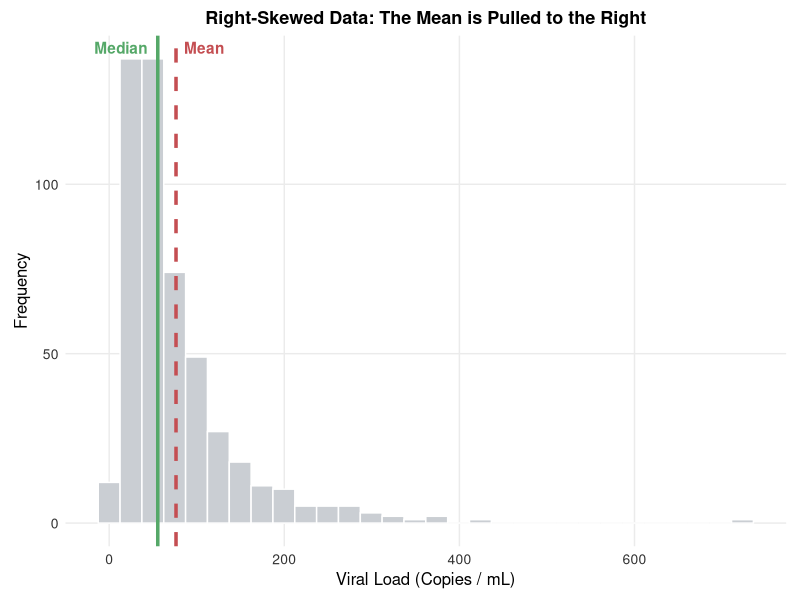
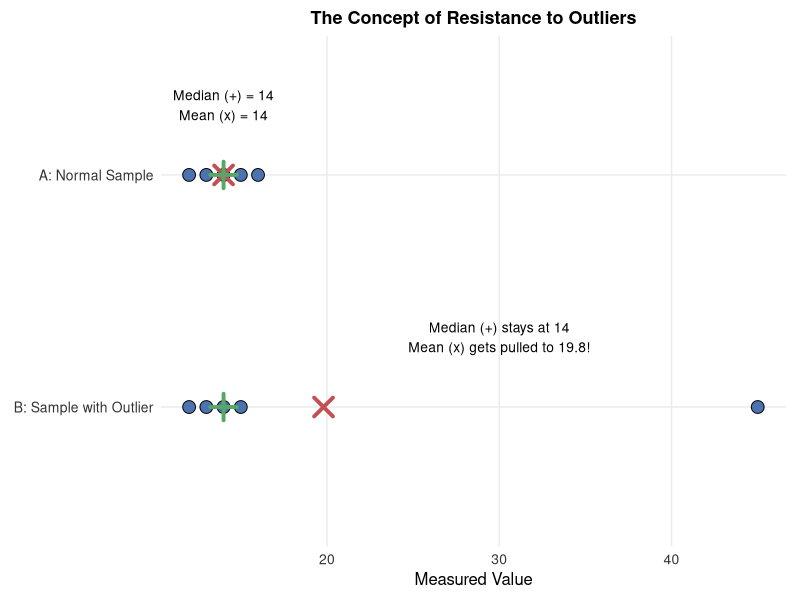
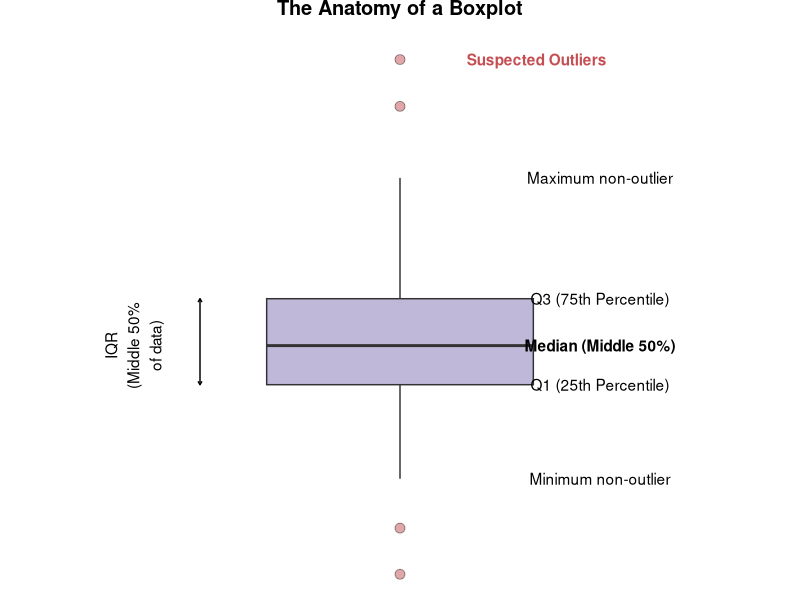
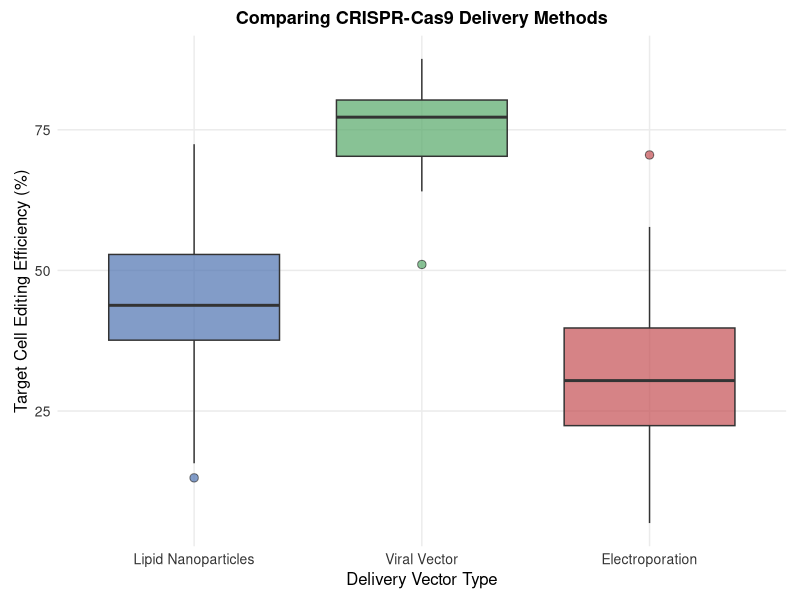
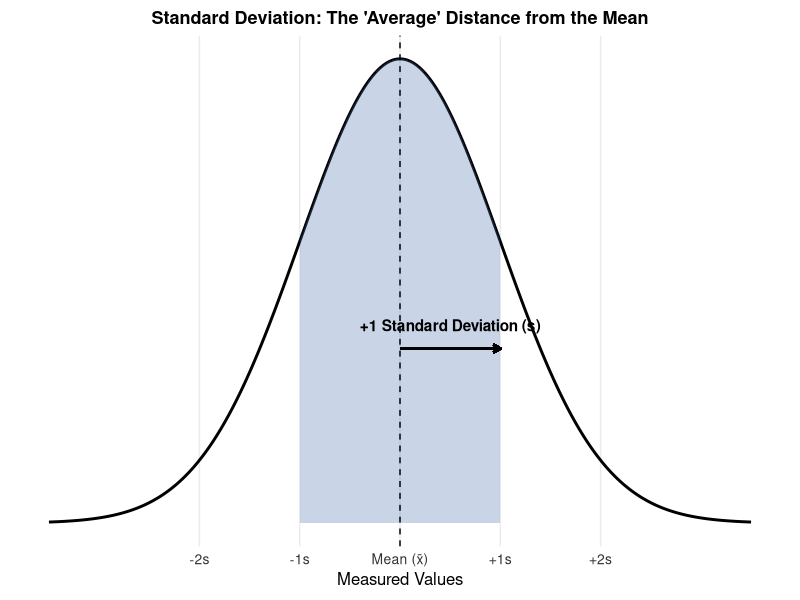

Reproduce these figures in R, in order.
## ---- chunk 1
knitr::opts_chunk$set(
  echo = FALSE,
  warning = FALSE,
  message = FALSE,
  error = FALSE
)

required_packages <- c("ggplot2", "gridExtra", "dplyr", "tidyr")
missing_packages <- required_packages[
  !vapply(required_packages, requireNamespace, logical(1), quietly = TRUE)
]

if (length(missing_packages) > 0) {
  stop(
    "Install the following R packages before knitting: ",
    paste(missing_packages, collapse = ", ")
  )
}

suppressPackageStartupMessages({
  library(ggplot2)
  library(gridExtra)
  library(dplyr)
  library(tidyr)
})

set.seed(123) # Set seed for reproducible figures

# Shared publication-style theme and colour palette.
lecture_theme <- theme_minimal(base_size = 11) +
  theme(
    plot.title = element_text(size = 13, face = "bold", hjust = 0.5),
    axis.title = element_text(size = 12),
    axis.text = element_text(size = 10, colour = "#333333"),
    panel.grid.minor = element_blank(),
    plot.background = element_rect(fill = "white", colour = NA),
    panel.background = element_rect(fill = "white", colour = NA),
    plot.margin = margin(8, 10, 8, 10)
  )

palette_main <- c("#4C72B0", "#55A868", "#C44E52", "#8172B2", "#CCB974")

save_plot <- function(filename, plot, width, height) {
  ggsave(
    filename = filename,
    plot = plot,
    width = width,
    height = height,
    units = "in",
    dpi = 300,
    bg = "white"
  )
}

# =============================================================
# 1. Mean vs Median: Skewed Distribution (Viral Load)
# =============================================================
viral_load <- rlnorm(500, meanlog = 4, sdlog = 0.8)
viral_df <- data.frame(load = viral_load)
v_mean <- mean(viral_load)
v_median <- median(viral_load)

p_skewed <- ggplot(viral_df, aes(x = load)) +
  geom_histogram(bins = 30, fill = "#caced3", colour = "white") +
  geom_vline(xintercept = v_median, colour = palette_main[2], size = 1.2, linetype = "solid") +
  geom_vline(xintercept = v_mean, colour = palette_main[3], size = 1.2, linetype = "dashed") +
  annotate("text", x = v_median, y = Inf, label = "Median", colour = palette_main[2], vjust = 1.5, hjust = 1.2, fontface="bold") +
  annotate("text", x = v_mean, y = Inf, label = "Mean", colour = palette_main[3], vjust = 1.5, hjust = -0.2, fontface="bold") +
  labs(
    title = "Right-Skewed Data: The Mean is Pulled to the Right",
    x = "Viral Load (Copies / mL)",
    y = "Frequency"
  ) +
  lecture_theme

save_plot("fig_ch2_skewed_mean_median.png", p_skewed, width = 6, height = 4)


# =============================================================
# 2. Resistance to Outliers: Small Dotplot Example
# =============================================================
base_data <- c(12, 13, 14, 15, 16)
outlier_data <- c(12, 13, 14, 15, 45)

df_resist <- data.frame(
  Value = c(base_data, outlier_data),
  Group = factor(rep(c("A: Normal Sample", "B: Sample with Outlier"), each = 5))
)

means <- df_resist %>% group_by(Group) %>% summarize(m = mean(Value))
medians <- df_resist %>% group_by(Group) %>% summarize(m = median(Value))

p_resist <- ggplot(df_resist, aes(x = Value, y = Group)) +
  geom_point(size = 4, fill = palette_main[1], colour = "black", shape = 21) +
  geom_point(data = means, aes(x = m, y = Group), shape = 4, size = 5, colour = palette_main[3], stroke = 2) +
  geom_point(data = medians, aes(x = m, y = Group), shape = 3, size = 5, colour = palette_main[2], stroke = 2) +
  scale_y_discrete(limits = rev) +
  annotate("text", x = 14, y = 2.3, label = "Median (+) = 14\nMean (x) = 14", size=3.5) +
  annotate("text", x = 30, y = 1.3, label = "Median (+) stays at 14\nMean (x) gets pulled to 19.8!", size=3.5) +
  labs(
    title = "The Concept of Resistance to Outliers",
    x = "Measured Value",
    y = NULL
  ) +
  lecture_theme

save_plot("fig_ch2_resistance.png", p_resist, width = 7, height = 3.5)


# =============================================================
# 3. Anatomy of a Boxplot
# =============================================================
box_data <- rnorm(100, mean = 50, sd = 10)
# Force a couple of outliers
box_data <- c(box_data, 15, 85, 92)
box_df <- data.frame(y = box_data, x = factor("A"))

# Calculate 5-number summary
stats <- boxplot.stats(box_df$y)$stats

p_box_anatomy <- ggplot(box_df, aes(x = x, y = y)) +
  geom_boxplot(width = 0.4, fill = palette_main[4], alpha = 0.5, outlier.shape = 21, outlier.size = 3, outlier.fill = palette_main[3]) +
  annotate("text", x = 1.3, y = stats[3], label = "Median (Middle 50%)", fontface="bold") +
  annotate("text", x = 1.3, y = stats[4], label = "Q3 (75th Percentile)") +
  annotate("text", x = 1.3, y = stats[2], label = "Q1 (25th Percentile)") +
  annotate("text", x = 1.3, y = stats[5], label = "Maximum non-outlier") +
  annotate("text", x = 1.3, y = stats[1], label = "Minimum non-outlier") +
  annotate("text", x = 1.1, y = 92, label = "Suspected Outliers", colour = palette_main[3], fontface="bold", hjust=0) +
  annotate("segment", x = 0.7, xend = 0.7, y = stats[2], yend = stats[4], 
           arrow = arrow(ends = "both", length = unit(0.1, "cm"))) +
  annotate("text", x = 0.6, y = stats[3], label = "IQR\n(Middle 50%\nof data)", angle=90) +
  theme_void(base_size = 12) +
  labs(title = "The Anatomy of a Boxplot") +
  theme(plot.title = element_text(face = "bold", hjust = 0.5, margin = margin(b=10)))

save_plot("fig_ch2_boxplot_anatomy.png", p_box_anatomy, width = 6, height = 5)


# =============================================================
# 4. Side-by-Side Boxplots (CRISPR Efficiency)
# =============================================================
set.seed(42)
crispr_df <- data.frame(
  Method = factor(rep(c("Lipid Nanoparticles", "Viral Vector", "Electroporation"), each = 40),
                  levels = c("Lipid Nanoparticles", "Viral Vector", "Electroporation")),
  Efficiency = c(rnorm(40, 45, 12), rnorm(40, 75, 8), rnorm(40, 30, 15))
)
# Ensure no values outside 0-100
crispr_df$Efficiency <- pmax(0, pmin(100, crispr_df$Efficiency))

p_side_box <- ggplot(crispr_df, aes(x = Method, y = Efficiency, fill = Method)) +
  geom_boxplot(alpha = 0.7, outlier.shape = 21, outlier.size = 2.5) +
  scale_fill_manual(values = palette_main[1:3]) +
  labs(
    title = "Comparing CRISPR-Cas9 Delivery Methods",
    x = "Delivery Vector Type",
    y = "Target Cell Editing Efficiency (%)"
  ) +
  lecture_theme +
  theme(legend.position = "none")

save_plot("fig_ch2_side_by_side_boxplots.png", p_side_box, width = 7, height = 4)


# =============================================================
# 5. Understanding Standard Deviation
# =============================================================
x_val <- seq(-3.5, 3.5, length.out = 1000)
y_val <- dnorm(x_val)
sd_df <- data.frame(x = x_val, y = y_val)

p_sd <- ggplot(sd_df, aes(x = x, y = y)) +
  geom_line(size = 1) +
  geom_area(data = subset(sd_df, x >= -1 & x <= 1), fill = palette_main[1], alpha = 0.3) +
  geom_vline(xintercept = 0, linetype = "dashed") +
  geom_segment(aes(x = 0, y = 0.15, xend = 1, yend = 0.15), arrow = arrow(length = unit(0.2, "cm")), size=0.8, colour="black") +
  annotate("text", x = 0.5, y = 0.17, label = "+1 Standard Deviation (s)", fontface="bold") +
  scale_x_continuous(breaks = c(-2, -1, 0, 1, 2), labels = c( "-2s", "-1s", "Mean (x̄)", "+1s", "+2s")) +
  scale_y_continuous(breaks = NULL) +
  labs(
    title = "Standard Deviation: The 'Average' Distance from the Mean",
    x = "Measured Values",
    y = NULL
  ) +
  lecture_theme

save_plot("fig_ch2_standard_deviation.png", p_sd, width = 6, height = 3.5)
## ---- chunk 2
# Create a vector of the 15 pine needle lengths
aleppo_needles <- c(7.2, 7.6, 8.5, 8.5, 8.7, 9.0, 9.0, 9.3, 9.4, 9.4, 10.2, 10.9, 11.3, 12.1, 12.8)
                    
# Calculate the mean
mean(aleppo_needles)                    
## ---- chunk 3
# Using our aleppo_needles vector from earlier
median(aleppo_needles)
## ---- chunk 4
# Create a vector of the 18 Torrey pine needle lengths
torrey_needles <- c(21.2, 21.6, 21.7, 23.1, 23.7, 24.2, 24.2, 25.5, 26.6, 
                    26.8, 28.9, 29.0, 29.7, 29.7, 30.2, 32.5, 33.7, 33.7)

# Calculate the median
median(torrey_needles)
## ---- chunk 5
# The summary() function gives the min, Q1, median, mean, Q3, and max all at once.

# Aleppo pines (Odd n)
summary(aleppo_needles)
## ---- chunk 6
# Torrey pines (Even n)
summary(torrey_needles)
## ---- chunk 7
IQR(aleppo_needles)

IQR(torrey_needles)
## ---- chunk 8
# Sample vector of needle lengths with an added extreme value (15.8)
data <- c(7.2, 7.6, 8.5, 8.5, 8.7, 9.0, 9.0, 9.3, 9.4, 9.4, 10.2, 10.9, 11.3, 12.1, 15.8)

# 1. Calculate Q1, Q3, and IQR
q1 <- quantile(data, 0.25)
q3 <- quantile(data, 0.75)
iqr_val <- IQR(data)

# 2. Calculate Upper and Lower Fences
lower_fence <- q1 - (1.5 * iqr_val)
upper_fence <- q3 + (1.5 * iqr_val)

# Display the boundary fences
c(Lower_Fence = lower_fence, Upper_Fence = upper_fence)

# 3. Identify values outside the fences
outliers <- data[data < lower_fence | data > upper_fence]
outliers
## ---- chunk 9
# Create a vector of the 7 metabolic rates
metabolic_rates <- c(1792, 1666, 1362, 1614, 1460, 1867, 1439)

# Calculate the sample variance (s^2)
var(metabolic_rates)
#> [1] 35811.67

# Calculate the sample standard deviation (s)
sd(metabolic_rates)
#> [1] 189.2397
